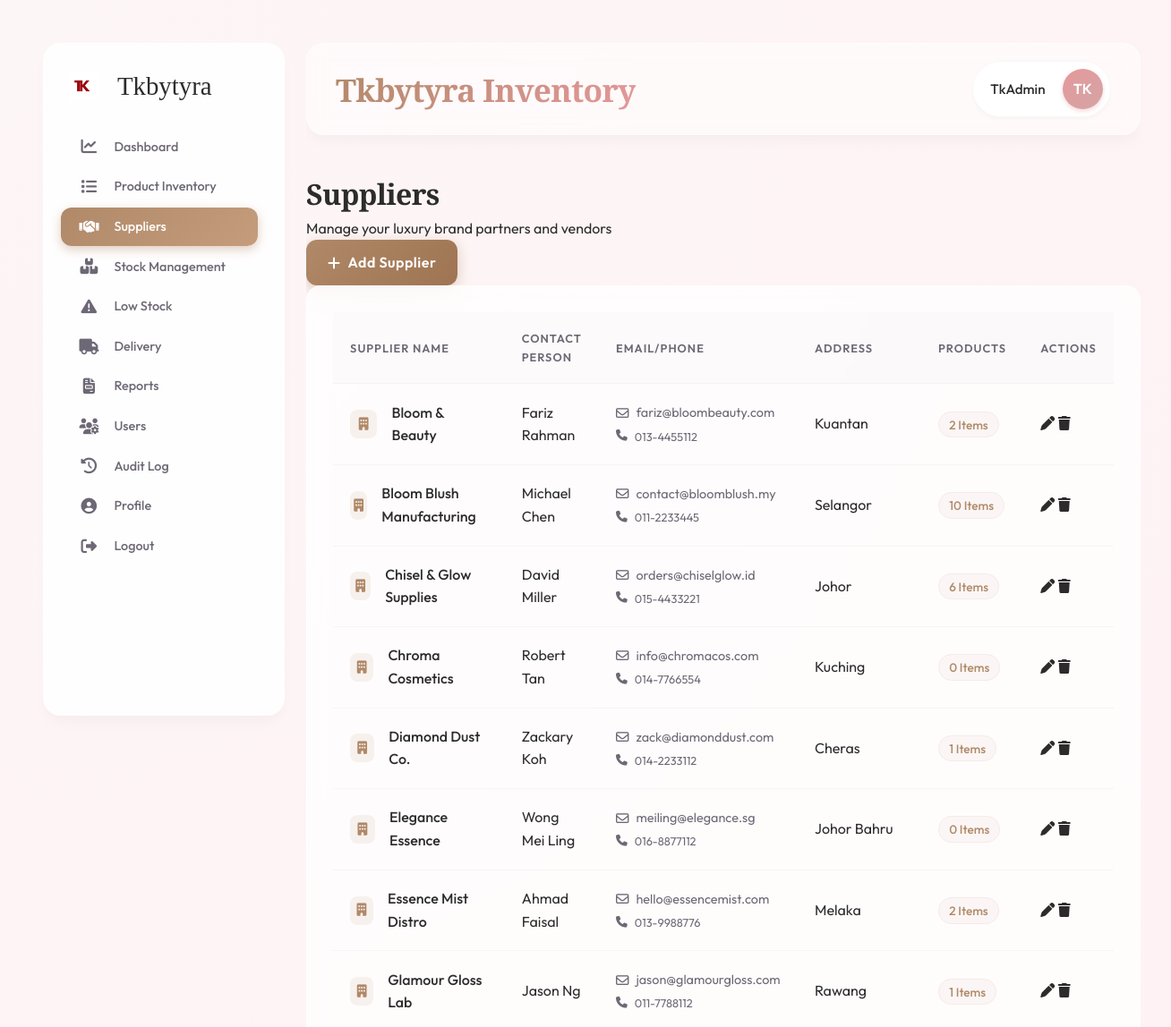
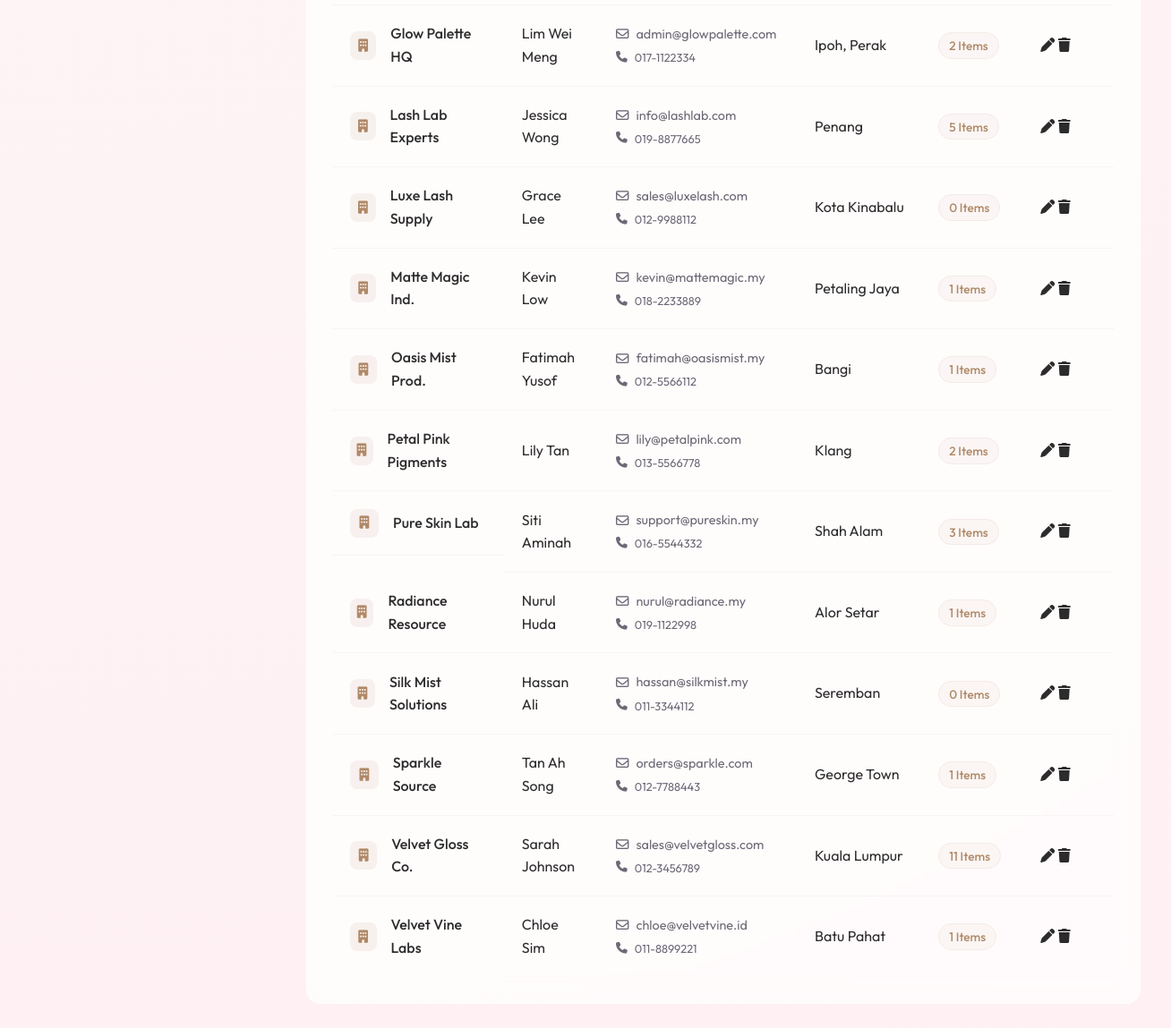
Page /suppliers.php (signed in) on the committed database (2 pictures, top to bottom).
### tables this page shows
CREATE TABLE `suppliers` (
  `id` int NOT NULL AUTO_INCREMENT,
  `name` varchar(100) NOT NULL,
  `contact_person` varchar(100) DEFAULT NULL,
  `phone` varchar(20) DEFAULT NULL,
  `email` varchar(100) DEFAULT NULL,
  `address` text,
  `created_at` timestamp NULL DEFAULT CURRENT_TIMESTAMP,
  PRIMARY KEY (`id`)
);

### suppliers.php (the view, shortened to what this page needs)
<?php
require_once 'db.php';
$query = "SELECT s.*, COUNT(p.id) as product_count
          FROM suppliers s
          LEFT JOIN products p ON s.id = p.supplier_id
          GROUP BY s.id
          ORDER BY s.name ASC";
$stmt = $pdo->query($query);
$suppliers = $stmt->fetchAll();
?>
<!DOCTYPE html>
<html lang="en">
<head>
    <link rel="stylesheet" href="css/style.css">
    <link rel="stylesheet" href="https://cdnjs.cloudflare.com/ajax/libs/font-awesome/6.5.1/css/all.min.css">
</head>
<body>
    <div class="app-container">
        <?php include 'includes/header.php'; ?>
        <main class="main-content">
            <div class="dashboard-header">
                <div class="header-titles">
                    <h1>Suppliers</h1>
                    <p>Manage your luxury brand partners and vendors</p>
                </div>
                <div class="header-actions">
                    <a href="add_supplier.php" class="btn btn-primary">
                        <i class="fa-solid fa-plus"></i> Add Supplier
                    </a>
                </div>
            </div>
            <div class="glass-card">
                <div class="table-responsive">
                    <table class="data-table">
                        <thead>
                            <tr>
                                <th>Supplier Name</th>
                                <th>Contact Person</th>
                                <th>Email/Phone</th>
                                <th>Address</th>
                                <th>Products</th>
                                <th>Actions</th>
                            </tr>
                        </thead>
                        <tbody>
                            <?php foreach ($suppliers as $s): ?>
                            <tr>
                                <td class="supplier-name-cell">
                                    <div class="supplier-icon">
                                        <i class="fa-solid fa-building"></i>
                                    </div>
                                    <span><?php echo htmlspecialchars($s['name']); ?></span>
                                </td>
                                <td><?php echo htmlspecialchars($s['contact_person'] ?? 'N/A'); ?></td>
                                <td>
                                    <div class="email-cell">
                                        <i class="fa-regular fa-envelope"></i>
                                        <a href="mailto:<?php echo htmlspecialchars($s['email'] ?? ''); ?>" style="color: inherit; text-decoration: none;">
                                            <?php echo htmlspecialchars($s['email'] ?? 'N/A'); ?>
                                        </a>
                                    </div>
                                    <div class="email-cell" style="font-size: 0.8rem; margin-top: 4px;">
                                        <i class="fa-solid fa-phone"></i>
                                        <?php echo htmlspecialchars($s['phone'] ?? 'N/A'); ?>
                                    </div>
                                </td>
                                <td style="max-width: 200px; white-space: nowrap; overflow: hidden; text-overflow: ellipsis;" title="<?php echo htmlspecialchars($s['address'] ?? ''); ?>">
                                    <?php echo htmlspecialchars($s['address'] ?? 'N/A'); ?>
                                </td>
                                <td>
                                    <span class="count-badge">
                                        <?php echo $s['product_count']; ?> Items
                                    </span>
                                </td>
                                <td>
                                    <div class="action-buttons">
                                        <a href="edit_supplier.php?id=<?php echo $s['id']; ?>" class="btn-icon" title="Edit"><i class="fa-solid fa-pen"></i></a>
                                        <a href="delete_supplier.php?id=<?php echo $s['id']; ?>" class="btn-icon btn-delete" title="Delete" onclick="return confirm('Are you sure you want to delete this luxury partner? This action cannot be undone.');"><i class="fa-solid fa-trash"></i></a>
                                    </div>
                                </td>
                            </tr>
                            <?php endforeach; ?>
                        </tbody>
                    </table>
                </div>
            </div>
        </main>
    </div>
</body>
</html>

### css/style.css (style rules this page uses)
:root { --primary-color: #B08968; --primary-light: #E6CCB2; --primary-dark: #7F5539; --secondary-color: #FDF4EB; --accent-gold: #D4A373; --accent-rose: #E5989B; --text-main: #2C2C2C; --text-light: #6D6875; --bg-body-start: #FDF6F6; --bg-body-end: #FFF0F3; --white: #FFFFFF; --glass-bg: rgba(255, 255, 255, 0.65); --glass-border: rgba(255, 255, 255, 0.4); --glass-hightlight: rgba(255, 255, 255, 0.8); --blur-strength: 16px; --shadow-subtle: 0 4px 6px -1px rgba(0, 0, 0, 0.02), 0 2px 4px -1px rgba(0, 0, 0, 0.02); --shadow-card: 0 10px 15px -3px rgba(0, 0, 0, 0.03), 0 4px 6px -2px rgba(0, 0, 0, 0.01); --shadow-float: 0 20px 25px -5px rgba(212, 163, 115, 0.15), 0 10px 10px -5px rgba(212, 163, 115, 0.1); --font-sans: 'Outfit', sans-serif; --font-serif: 'Playfair Display', serif; }
* { margin: 0; padding: 0; box-sizing: border-box; }
body { font-family: var(--font-sans); background: radial-gradient(circle at top left, var(--bg-body-start), var(--bg-body-end)); color: var(--text-main); line-height: 1.6; overflow-x: hidden; min-height: 100vh; }
h1, h2, h3, h4, h5, h6 { font-family: var(--font-serif); color: var(--text-main); letter-spacing: -0.02em; }
h1 { font-weight: 700; }
a { text-decoration: none; color: inherit; transition: color 0.3s ease; }
.glass-card { background: rgba(255, 255, 255, 0.75); backdrop-filter: blur(12px); border: 1px solid rgba(255, 255, 255, 0.6); border-radius: 16px; padding: 1.8rem; transition: all 0.4s cubic-bezier(0.175, 0.885, 0.32, 1.275); position: relative; overflow: hidden; }
.glass-card::before { content: ''; position: absolute; top: 0; left: 0; right: 0; height: 4px; background: linear-gradient(90deg, var(--primary-light), var(--accent-rose)); opacity: 0; transition: opacity 0.3s ease; }
.app-container { display: flex; min-height: 100vh; padding: 1.5rem; gap: 1.5rem; }
.main-content { flex-grow: 1; overflow-y: auto; }
table { width: 100%; border-collapse: separate; border-spacing: 0; }
th, td { padding: 1.2rem; text-align: left; border-bottom: 1px solid rgba(0, 0, 0, 0.03); }
th { font-weight: 600; color: var(--text-light); font-size: 0.8rem; text-transform: uppercase; letter-spacing: 1px; background: rgba(0, 0, 0, 0.01); }
tr { transition: background 0.2s ease; }
tr:last-child td { border-bottom: none; }
.btn { padding: 0.8rem 1.5rem; border: none; border-radius: 12px; cursor: pointer; font-weight: 600; font-family: var(--font-sans); transition: all 0.3s ease; display: inline-flex; align-items: center; gap: 0.5rem; letter-spacing: 0.5px; }
.btn-primary { background: linear-gradient(135deg, var(--primary-color), #9E7452); color: white; box-shadow: 0 4px 15px rgba(176, 137, 104, 0.4); }

### suppliers.php (style rules this page uses)
.supplier-name-cell { display: flex; align-items: center; gap: 1rem; font-weight: 500; }
.supplier-icon { width: 32px; height: 32px; background: rgba(176, 137, 104, 0.1); color: var(--primary-color); border-radius: 8px; display: flex; align-items: center; justify-content: center; font-size: 0.9rem; }
.email-cell { display: flex; align-items: center; gap: 0.5rem; color: var(--text-light); font-size: 0.9rem; }
.count-badge { background: rgba(176, 137, 104, 0.05); padding: 0.3rem 0.7rem; border-radius: 50px; font-size: 0.85rem; font-weight: 500; color: var(--primary-color); border: 1px solid rgba(176, 137, 104, 0.1); }

### rows in the picture
suppliers: name "Bloom & Beauty", contact_person "Fariz Rahman", email "fariz@bloombeauty.com", phone "013-4455112", address "Kuantan", product_count "2"
suppliers: name "Bloom Blush Manufacturing", contact_person "Michael Chen", email "contact@bloomblush.my", phone "011-2233445", address "Selangor", product_count "10"
suppliers: name "Chisel & Glow Supplies", contact_person "David Miller", email "orders@chiselglow.id", phone "015-4433221", address "Johor", product_count "6"
suppliers: name "Chroma Cosmetics", contact_person "Robert Tan", email "info@chromacos.com", phone "014-7766554", address "Kuching", product_count "0"
suppliers: name "Diamond Dust Co.", contact_person "Zackary Koh", email "zack@diamonddust.com", phone "014-2233112", address "Cheras", product_count "1"
suppliers: name "Elegance Essence", contact_person "Wong Mei Ling", email "meiling@elegance.sg", phone "016-8877112", address "Johor Bahru", product_count "0"
suppliers: name "Essence Mist Distro", contact_person "Ahmad Faisal", email "hello@essencemist.com", phone "013-9988776", address "Melaka", product_count "2"
suppliers: name "Glamour Gloss Lab", contact_person "Jason Ng", email "jason@glamourgloss.com", phone "011-7788112", address "Rawang", product_count "1"
suppliers: name "Glow Palette HQ", contact_person "Lim Wei Meng", email "admin@glowpalette.com", phone "017-1122334", address "Ipoh, Perak", product_count "2"
suppliers: name "Lash Lab Experts", contact_person "Jessica Wong", email "info@lashlab.com", phone "019-8877665", address "Penang", product_count "5"
suppliers: name "Luxe Lash Supply", contact_person "Grace Lee", email "sales@luxelash.com", phone "012-9988112", address "Kota Kinabalu", product_count "0"
suppliers: name "Matte Magic Ind.", contact_person "Kevin Low", email "kevin@mattemagic.my", phone "018-2233889", address "Petaling Jaya", product_count "1"
suppliers: name "Oasis Mist Prod.", contact_person "Fatimah Yusof", email "fatimah@oasismist.my", phone "012-5566112", address "Bangi", product_count "1"
suppliers: name "Petal Pink Pigments", contact_person "Lily Tan", email "lily@petalpink.com", phone "013-5566778", address "Klang", product_count "2"
suppliers: name "Pure Skin Lab", contact_person "Siti Aminah", email "support@pureskin.my", phone "016-5544332", address "Shah Alam", product_count "3"
suppliers: name "Radiance Resource", contact_person "Nurul Huda", email "nurul@radiance.my", phone "019-1122998", address "Alor Setar", product_count "1"
suppliers: name "Silk Mist Solutions", contact_person "Hassan Ali", email "hassan@silkmist.my", phone "011-3344112", address "Seremban", product_count "0"
suppliers: name "Sparkle Source", contact_person "Tan Ah Song", email "orders@sparkle.com", phone "012-7788443", address "George Town", product_count "1"
suppliers: name "Velvet Gloss Co.", contact_person "Sarah Johnson", email "sales@velvetgloss.com", phone "012-3456789", address "Kuala Lumpur", product_count "11"
suppliers: name "Velvet Vine Labs", contact_person "Chloe Sim", email "chloe@velvetvine.id", phone "011-8899221", address "Batu Pahat", product_count "1"

### other values in the picture
$_SESSION['full_name'] "TkAdmin"
substr($_SESSION['username'], 0, 2) "TK"
